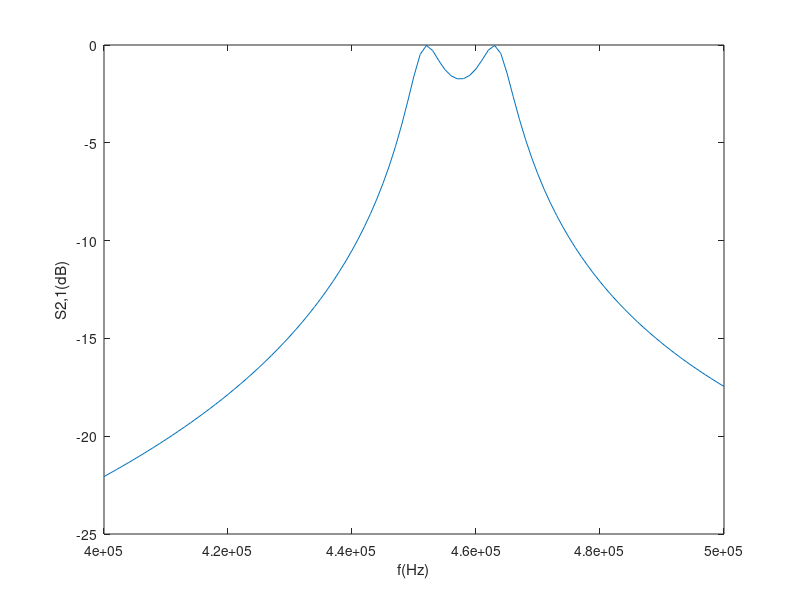

This figure's MATLAB source:
% script matrix1

% 400kHz - 500kHz
f = 400e+3:1e+3:500e+3;

% port impedance
Z0 = 200000 + 0j


S21dBplot = []
S21Angleplot = []
Z11Magplot = []

function Y = Admittance(Z)
    Y = 1 / Z
end

function O = Omega(F)
    O = 2 * pi * F
end

function M = SeriesImpedanceMatrix(Z)
    M = zeros(2)
    M(1,1) = 1 + 0j
    M(1,2) = Z
    M(2,1) = 0 + 0j
    M(2,2) = 1 + 0j
end

function M = ParallelImpedanceMatrix(Z)
    M = zeros(2)
    M(1,1) = 1 + 0j
    M(1,2) = 0 + 0j
    M(2,1) = Admittance(Z)
    M(2,2) = 1 + 0j
end

function Z = CapacitorImpedance(C, F)
    Z = 0 - (1/(Omega(F) * C))*j
end

function Z = InductorImpedance(L, F)
    Z = 0 + (Omega(F) * L)*j
end

function Z = ParallelImpedance(Z1, Z2)
    Z = 1 / ((1 / Z1) + (1 / Z2))
end

function Z = SeriesImpedance(Z1, Z2)
    Z = Z1 + Z2
end

for fp = 1:length(f)

    omega = 2 * pi * f(fp)

         
    % Parallel 690uH lossy inductor (0.1 ohm)     
    L1 = ParallelImpedanceMatrix(SeriesImpedance(0.1, InductorImpedance(690e-6, f(fp))))

    % Series 180pF capacitor 
    C2 = SeriesImpedanceMatrix(CapacitorImpedance(180e-12, f(fp)))
         
    % Parallel 6.8nF capacitor     
    C3 = ParallelImpedanceMatrix(CapacitorImpedance(6.8e-9, f(fp)))

    % Series 180pF capacitor 
    C4 = SeriesImpedanceMatrix(CapacitorImpedance(180e-12, f(fp)))
         
    % Parallel 690uH lossy inductor (0.1 ohm)     
    L5 = ParallelImpedanceMatrix(SeriesImpedance(0.1, InductorImpedance(690e-6, f(fp))))


    M = L1 * C2 * C3 * C4 * L5


    %Z11 = A/C
    Z11 = M(1,1)/M(2,1) 

    %S21 = 2 / (A + B/Z0 + C*Z0 + D)
    S21 = 2 / (M(1,1) + (M(1,2)/Z0) + (M(2,1)*Z0) + M(2,2))


    % S2,1 magnitude in dB
    S21dBplot = [S21dBplot; 10*log10(abs(S21))]
    
    % S2,1 angle in degrees
    S21Angleplot = [S21Angleplot; arg(S21)/pi*180]
    
    % Z1,1 in ohms
    Z11Magplot = [Z11Magplot; abs(Z11)]

end

plot(f, S21dBplot)
xlabel("f(Hz)");
ylabel("S2,1(dB)");
pause()
